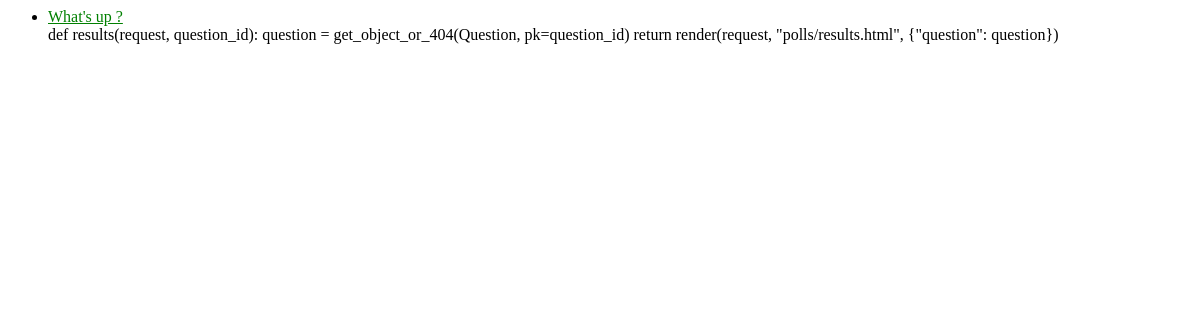
/polls/, run on an earlier commit of the app's database.
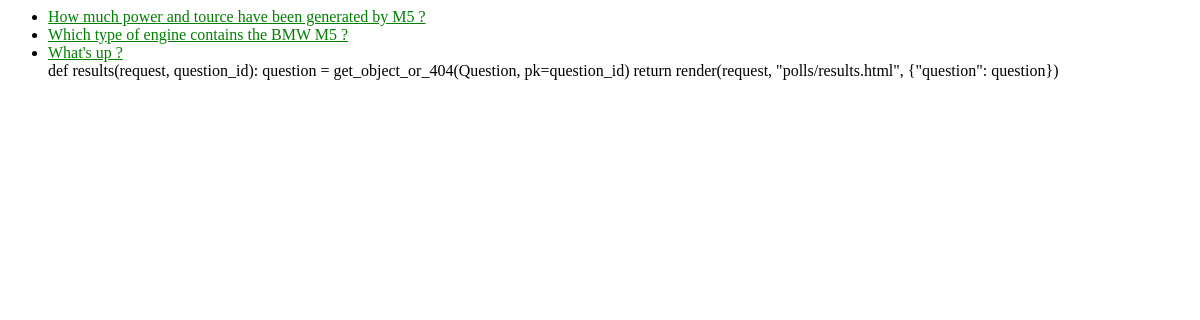
And on a later commit of the database.
### polls/models.py (models this page shows, shortened)
class Question(models.Model):
    question_text = models.CharField(max_length=200)
    pub_date = models.DateTimeField("date published")

### polls/views.py (the view)
# urls.py: path("", views.IndexView.as_view(), name="index"),
class IndexView(generic.ListView):
    template_name = "polls/index.html"
    context_object_name = "latest_question_list"
    def get_queryset(self):
        return Question.objects.order_by("-pub_date")[:5]

### polls/templates/polls/index.html
{% if latest_question_list %}
    <ul>
    {% for question in latest_question_list %}
        <li><a href="{% url 'polls:detail' question.id %}">{{ question.question_text }}</a></li>
    {% endfor %}def results(request, question_id):
    question = get_object_or_404(Question, pk=question_id)
    return render(request, "polls/results.html", {"question": question})
    </ul>
{% else %}
    <p>No polls are available.</p>
{% endif %}
{% load static %}
<link rel="stylesheet" href="{% static 'polls/style.css' %}">

### polls/static/polls/style.css (style rules this page uses)
li a { color: green; }

What changed in the data, as far as the page shows it:
added Question: question_text "How much power and tource have been generated by M5 ?"
added Question: question_text "Which type of engine contains the BMW M5 ?"
